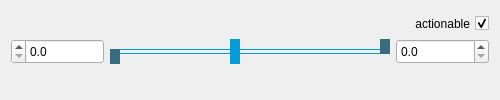
<?xml version="1.0" encoding="UTF-8"?>
<ui version="4.0">
 <class>Slider3Ranges</class>
 <widget class="QWidget" name="Slider3Ranges">
  <property name="geometry">
   <rect>
    <x>0</x>
    <y>0</y>
    <width>500</width>
    <height>100</height>
   </rect>
  </property>
  <property name="minimumSize">
   <size>
    <width>500</width>
    <height>100</height>
   </size>
  </property>
  <property name="maximumSize">
   <size>
    <width>500</width>
    <height>16777215</height>
   </size>
  </property>
  <property name="windowTitle">
   <string>Form</string>
  </property>
  <layout class="QGridLayout" name="gridLayout">
   <property name="horizontalSpacing">
    <number>6</number>
   </property>
   <item row="0" column="0" colspan="2">
    <widget class="QLabel" name="labelFeatureName">
     <property name="minimumSize">
      <size>
       <width>0</width>
       <height>25</height>
      </size>
     </property>
     <property name="styleSheet">
      <string notr="true">QLabel {
	font-weight: bold;
}</string>
     </property>
     <property name="text">
      <string/>
     </property>
    </widget>
   </item>
   <item row="0" column="2" colspan="2">
    <widget class="QCheckBox" name="checkBoxActionability">
     <property name="sizePolicy">
      <sizepolicy hsizetype="Minimum" vsizetype="Fixed">
       <horstretch>0</horstretch>
       <verstretch>0</verstretch>
      </sizepolicy>
     </property>
     <property name="minimumSize">
      <size>
       <width>0</width>
       <height>25</height>
      </size>
     </property>
     <property name="layoutDirection">
      <enum>Qt::RightToLeft</enum>
     </property>
     <property name="text">
      <string>actionable</string>
     </property>
     <property name="checked">
      <bool>true</bool>
     </property>
    </widget>
   </item>
   <item row="1" column="0">
    <widget class="QDoubleSpinBox" name="doubleSpinBoxMinimum">
     <property name="minimumSize">
      <size>
       <width>50</width>
       <height>25</height>
      </size>
     </property>
     <property name="layoutDirection">
      <enum>Qt::RightToLeft</enum>
     </property>
     <property name="decimals">
      <number>1</number>
     </property>
     <property name="maximum">
      <double>1000000.000000000000000</double>
     </property>
     <property name="singleStep">
      <double>0.500000000000000</double>
     </property>
    </widget>
   </item>
   <item row="1" column="1" rowspan="2" colspan="2">
    <widget class="QWidget" name="widget" native="true">
     <property name="minimumSize">
      <size>
       <width>280</width>
       <height>50</height>
      </size>
     </property>
     <widget class="RangeValue" name="labelRangeMaximumValue">
      <property name="geometry">
       <rect>
        <x>240</x>
        <y>30</y>
        <width>21</width>
        <height>25</height>
       </rect>
      </property>
      <property name="minimumSize">
       <size>
        <width>0</width>
        <height>25</height>
       </size>
      </property>
      <property name="text">
       <string/>
      </property>
     </widget>
     <widget class="RangeValue" name="labelRangeMinimumValue">
      <property name="geometry">
       <rect>
        <x>0</x>
        <y>30</y>
        <width>21</width>
        <height>25</height>
       </rect>
      </property>
      <property name="minimumSize">
       <size>
        <width>0</width>
        <height>25</height>
       </size>
      </property>
      <property name="text">
       <string/>
      </property>
     </widget>
     <widget class="Range" name="labelRangeValue">
      <property name="geometry">
       <rect>
        <x>120</x>
        <y>0</y>
        <width>10</width>
        <height>25</height>
       </rect>
      </property>
      <property name="minimumSize">
       <size>
        <width>10</width>
        <height>25</height>
       </size>
      </property>
      <property name="maximumSize">
       <size>
        <width>10</width>
        <height>25</height>
       </size>
      </property>
      <property name="styleSheet">
       <string notr="true">QLabel {
	background-color: #049DD9;
	border-style:solid;
	border-width:1px;
	border-color: #049DD9;
}</string>
      </property>
      <property name="text">
       <string/>
      </property>
     </widget>
     <widget class="Range" name="labelRangeMaximum">
      <property name="geometry">
       <rect>
        <x>270</x>
        <y>0</y>
        <width>10</width>
        <height>15</height>
       </rect>
      </property>
      <property name="minimumSize">
       <size>
        <width>10</width>
        <height>15</height>
       </size>
      </property>
      <property name="maximumSize">
       <size>
        <width>10</width>
        <height>15</height>
       </size>
      </property>
      <property name="styleSheet">
       <string notr="true">QLabel {
	background-color: #376b80;
	border-style:solid;
	border-width:1px;
	border-color: #376b80;
}</string>
      </property>
      <property name="text">
       <string/>
      </property>
     </widget>
     <widget class="RangeValue" name="labelRangeValueValue">
      <property name="geometry">
       <rect>
        <x>110</x>
        <y>30</y>
        <width>21</width>
        <height>25</height>
       </rect>
      </property>
      <property name="minimumSize">
       <size>
        <width>0</width>
        <height>25</height>
       </size>
      </property>
      <property name="text">
       <string/>
      </property>
     </widget>
     <widget class="Slider" name="labelSlider">
      <property name="geometry">
       <rect>
        <x>0</x>
        <y>10</y>
        <width>280</width>
        <height>5</height>
       </rect>
      </property>
      <property name="minimumSize">
       <size>
        <width>280</width>
        <height>5</height>
       </size>
      </property>
      <property name="maximumSize">
       <size>
        <width>290</width>
        <height>5</height>
       </size>
      </property>
      <property name="styleSheet">
       <string notr="true">QLabel {
	border-style:solid;
	border-width:1px;
	border-color: #049DD9;
}</string>
      </property>
      <property name="text">
       <string/>
      </property>
     </widget>
     <widget class="Range" name="labelRangeMinimum">
      <property name="geometry">
       <rect>
        <x>0</x>
        <y>10</y>
        <width>10</width>
        <height>15</height>
       </rect>
      </property>
      <property name="minimumSize">
       <size>
        <width>10</width>
        <height>15</height>
       </size>
      </property>
      <property name="maximumSize">
       <size>
        <width>10</width>
        <height>15</height>
       </size>
      </property>
      <property name="styleSheet">
       <string notr="true">QLabel {
	background-color: #376b80;
	border-style:solid;
	border-width:1px;
	border-color: #376b80;
}</string>
      </property>
      <property name="text">
       <string/>
      </property>
     </widget>
     <zorder>labelRangeMaximumValue</zorder>
     <zorder>labelRangeMinimumValue</zorder>
     <zorder>labelRangeValueValue</zorder>
     <zorder>labelSlider</zorder>
     <zorder>labelRangeMinimum</zorder>
     <zorder>labelRangeMaximum</zorder>
     <zorder>labelRangeValue</zorder>
    </widget>
   </item>
   <item row="1" column="3">
    <widget class="QDoubleSpinBox" name="doubleSpinBoxMaximum">
     <property name="minimumSize">
      <size>
       <width>50</width>
       <height>25</height>
      </size>
     </property>
     <property name="decimals">
      <number>1</number>
     </property>
     <property name="maximum">
      <double>1000000.000000000000000</double>
     </property>
     <property name="singleStep">
      <double>0.500000000000000</double>
     </property>
    </widget>
   </item>
   <item row="2" column="0">
    <widget class="QLabel" name="labelAdjustPosition1">
     <property name="minimumSize">
      <size>
       <width>0</width>
       <height>25</height>
      </size>
     </property>
     <property name="styleSheet">
      <string notr="true">QLabel {
	font-weight: bold;
}</string>
     </property>
     <property name="text">
      <string/>
     </property>
    </widget>
   </item>
   <item row="2" column="3">
    <widget class="QLabel" name="labelAdjustPosition2">
     <property name="minimumSize">
      <size>
       <width>0</width>
       <height>25</height>
      </size>
     </property>
     <property name="styleSheet">
      <string notr="true">QLabel {
	font-weight: bold;
}</string>
     </property>
     <property name="text">
      <string/>
     </property>
    </widget>
   </item>
  </layout>
 </widget>
 <customwidgets>
  <customwidget>
   <class>Range</class>
   <extends>QLabel</extends>
   <header>.Range.h</header>
  </customwidget>
  <customwidget>
   <class>Slider</class>
   <extends>QLabel</extends>
   <header>.Slider.h</header>
  </customwidget>
  <customwidget>
   <class>RangeValue</class>
   <extends>QLabel</extends>
   <header>.RangeValue.h</header>
  </customwidget>
 </customwidgets>
 <resources/>
 <connections/>
</ui>
